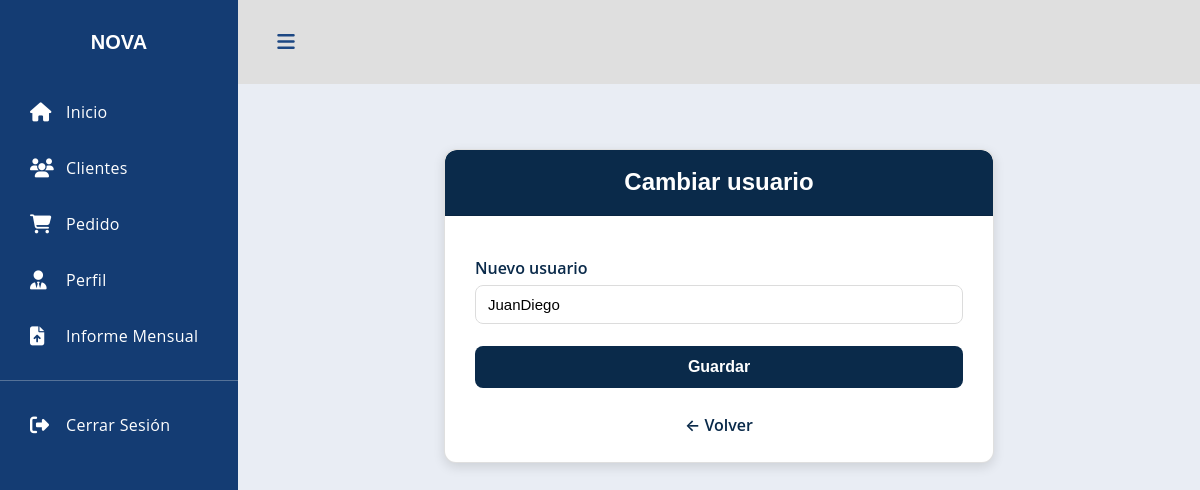
Before: /config/cambiar-usuario/ (signed in) with the older database file.
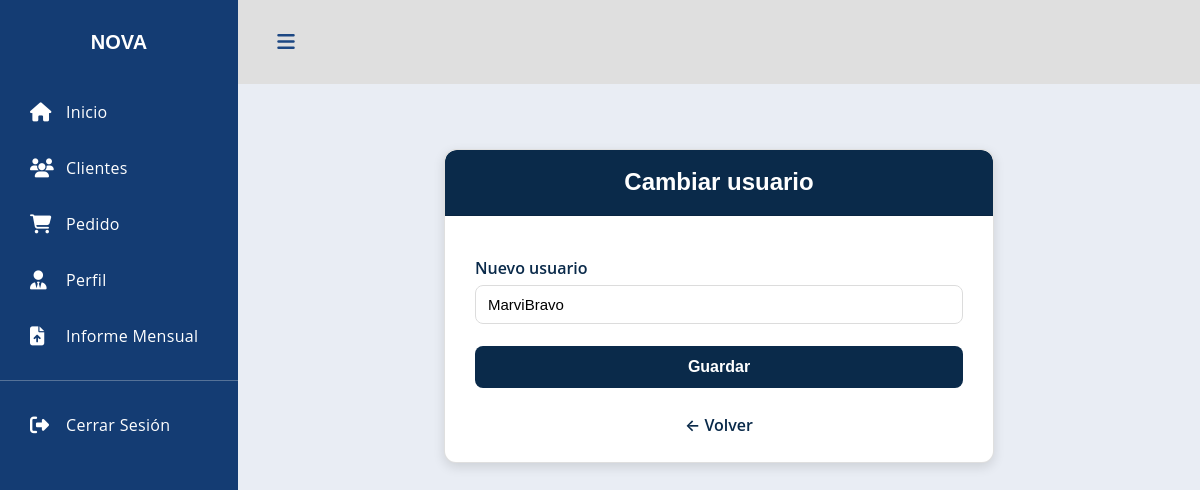
After: the same page with the newer database file.
### usuarios/models.py (models this page shows, shortened)
class Usuario(models.Model):
    usuario = models.CharField(max_length=50, unique=True)
    contraseña = models.CharField(max_length=255)  # Puedes dejarlo TEXT
    correo = models.EmailField(unique=True, null=True, blank=True)
    telefono = models.CharField(max_length=15, null=True, blank=True)
    fecha_registro = models.DateTimeField(auto_now_add=True)

### usuarios/decorators.py (the view)
    def wrapper(request, *args, **kwargs):
        usuario_id = request.session.get("usuario_id")
        if usuario_id is None:
            return redirect("login")
        request.usuario_actual = Usuario.objects.get(id=usuario_id)
        return func(request, *args, **kwargs)

### config/views.py (called while the page is built, shortened)
@login_requerido
def cambiar_usuario(request):
    usuario = request.usuario_actual
    return render(request, "config/cambiar_usuario.html", {"usuario": usuario})

### config/templates/config/cambiar_usuario.html (shortened to what this page needs)
{% extends 'menu/menu.html' %}
{% load static %}
{% block content %}
<link rel="stylesheet" href="{% static 'config/CSS/config1.css' %}">
<div class="card">
    <div class="card-header"><h2>Cambiar usuario</h2></div>
    <div class="card-body">
        <form method="post">{% csrf_token %}
            <label>Nuevo usuario</label>
            <input name="usuario" value="{{ usuario.usuario }}" required>
            <button class="btn">Guardar</button>
        </form>
        <a href="{% url 'config_dashboard' %}" class="link-volver">
            ← Volver
        </a>
    </div>
</div>
{% endblock %}

Changed rows visible on the page:
changed Usuario: usuario "JuanDiego" → "MarviBravo"
